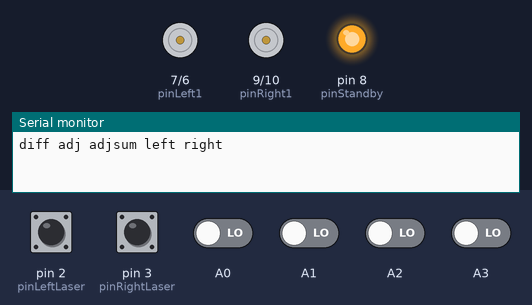
Recording of a sketch running on a simulated Arduino Uno, built with avr-gcc and run on an emulated ATmega328P. Shown: motor-driver pin pairs drawn as motors (green arrow = first pin HIGH = forward, orange = second pin HIGH = backward, longer = more drive, scaled by the enable pin, stopped while the standby pin is LOW), output pins drawn as LEDs (lit = HIGH), the last lines printed to the serial monitor. Inputs (shaded band) come from the test bench; at power-on: A0–3, pin 2 (pinLeftLaser), pin 3 (pinRightLaser) LOW.

Above: at 1.2 s.
1.3 s: A0 driven HIGH
At 2.0 s:
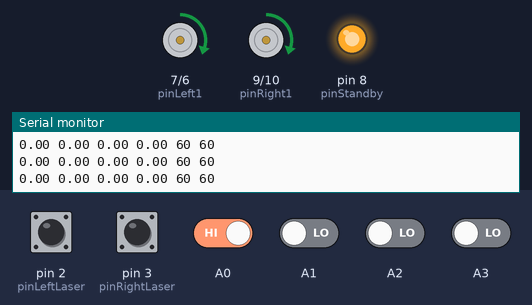
2.8 s: A1 driven HIGH
At 3.7 s:
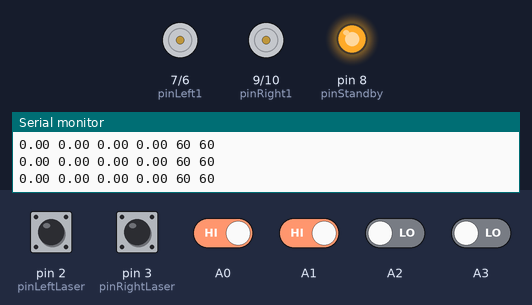
4.4 s: A0 driven LOW
At 5.5 s:
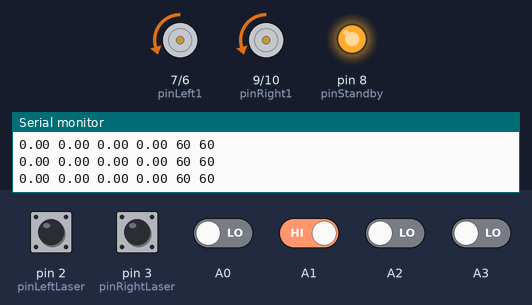
5.9 s: A1 driven LOW
At 7.2 s:
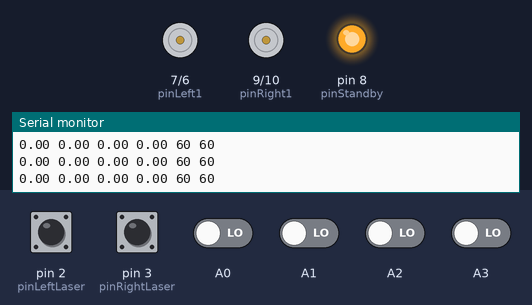
7.5 s: A2 driven HIGH
At 7.9 s:
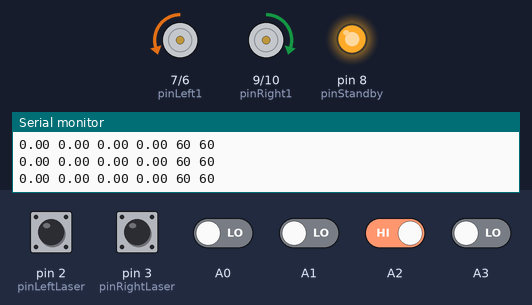
9.0 s: A2 driven LOW
At 9.6 s:
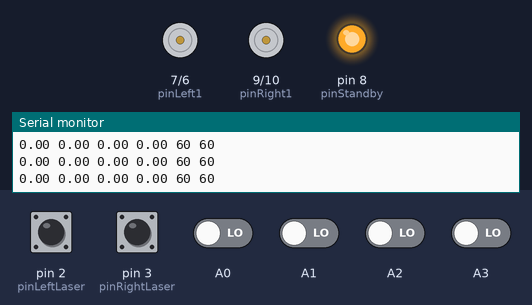
Timing chart, 0 to 11.6 s (numbered marks = the images above; inputs shaded):
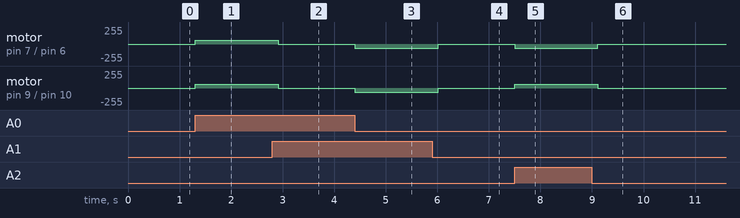

The sketch:

pie.ino
```cpp
#include <PID_v1.h>

// pins
const byte pinLeftLaser = 2;
const byte pinRightLaser = 3;

const byte pinLeftPWM = 5;
const byte pinLeft2 = 6;
const byte pinLeft1 = 7;
const byte pinStandby = 8;
const byte pinRight1 = 9;
const byte pinRight2 = 10;
const byte pinRightPWM = 11;

// defaults
const double dDelay = 200;
const byte countStep = 40;
const int defaultPWM = 60;
const double defaultSpeed = 50;

// global variables
int lCounter = 0;
int rCounter = 0;
unsigned long lTimePoints[countStep] = {0};
unsigned long rTimePoints[countStep] = {0};
double lSpeed;
double rSpeed;
double lrPWMAdjSum = 0;
double speedPWMAdjSum = 0;
int leftPWM = 0;
int rightPWM = 0;
double lrSetpoint, speedSetpoint, speedDiff, speedAvg, lrPWMAdj, speedPWMAdj;
PID lrPID(&speedDiff, &lrPWMAdj, &lrSetpoint, 0.025, 0.00, 0.00, DIRECT);
PID speedPID(&speedAvg, &speedPWMAdj, &speedSetpoint, 0.05, 0, 0, DIRECT);

void lCount() {
  unsigned long now = millis();
  lTimePoints[lCounter % countStep] = now;
  unsigned long last = lTimePoints[(lCounter+1) % countStep];
  if (last != 0) {
    lSpeed = countStep * (1000 / double(now - last));
  }
  /* Serial.println(lSpeed); */

  lCounter++;
}

void rCount() {
  unsigned long now = millis();
  rTimePoints[rCounter % countStep] = now;
  unsigned long last = rTimePoints[(rCounter+1) % countStep];
  if (last != 0) {
    rSpeed = countStep * (1000 / double(now - last));
  }
  /* Serial.println(rSpeed); */

  rCounter++;
}

void computePIDInput() {
  speedDiff = lSpeed - rSpeed;
  speedAvg = (lSpeed + rSpeed) / 2;
}

void reset() {
  lCounter = 0;
  rCounter = 0;
  leftPWM = defaultPWM;
  rightPWM = defaultPWM;
  lSpeed = defaultSpeed;
  rSpeed = defaultSpeed;
  for (int i = 0; i < countStep; i++) {
    lTimePoints[i] = 0;
  }
  for (int i = 0; i < countStep; i++) {
    rTimePoints[i] = 0;
  }

  lrSetpoint = 0;
  lrPID.SetMode(MANUAL);
  lrPID.SetMode(AUTOMATIC);

  speedSetpoint = defaultSpeed;
  speedPID.SetMode(MANUAL);
  speedPID.SetMode(AUTOMATIC);
}

void updatePWM() {
  computePIDInput();
  Serial.print(speedDiff);
  /*
   * Serial.print(" ");
   * Serial.print(speedAvg);
   */

  lrPID.Compute();
  Serial.print(" ");
  Serial.print(lrPWMAdj);
  lrPWMAdjSum += lrPWMAdj;
  Serial.print(" ");
  Serial.print(lrPWMAdjSum);

  speedPID.Compute();
  Serial.print(" ");
  Serial.print(speedPWMAdj);
  speedPWMAdjSum += speedPWMAdj;

  leftPWM = constrain(defaultPWM+int(lrPWMAdjSum)+int(speedPWMAdjSum), 0, 255);
  Serial.print(" ");
  Serial.print(leftPWM);

  rightPWM = constrain(defaultPWM-int(lrPWMAdjSum)+int(speedPWMAdjSum), 0, 255);
  Serial.print(" ");
  Serial.println(rightPWM);

  analogWrite(pinLeftPWM, leftPWM);
  analogWrite(pinRightPWM, rightPWM);

  delay(dDelay);
}

void forward() {
  digitalWrite(pinLeft1, HIGH);
  digitalWrite(pinLeft2, LOW);
  digitalWrite(pinRight1, HIGH);
  digitalWrite(pinRight2, LOW);

  updatePWM();
}

void backward() {
  digitalWrite(pinLeft1, LOW);
  digitalWrite(pinLeft2, HIGH);
  digitalWrite(pinRight1, LOW);
  digitalWrite(pinRight2, HIGH);

  updatePWM();
}

void turnLeft() {
  digitalWrite(pinLeft1, LOW);
  digitalWrite(pinLeft2, HIGH);
  digitalWrite(pinRight1, HIGH);
  digitalWrite(pinRight2, LOW);

  updatePWM();
}

void turnRight() {
  digitalWrite(pinLeft1, HIGH);
  digitalWrite(pinLeft2, LOW);
  digitalWrite(pinRight1, LOW);
  digitalWrite(pinRight2, HIGH);

  updatePWM();
}

void stop() {
  digitalWrite(pinLeft1, LOW);
  digitalWrite(pinLeft2, LOW);
  digitalWrite(pinRight1, LOW);
  digitalWrite(pinRight2, LOW);
}

void setup() {
  Serial.begin(9600);
  Serial.println("diff adj adjsum left right");

  // put your setup code here, to run once:
  pinMode(pinStandby, OUTPUT);
  pinMode(pinLeft1, OUTPUT);
  pinMode(pinLeft2, OUTPUT);
  pinMode(pinRight1, OUTPUT);
  pinMode(pinRight2, OUTPUT);
  pinMode(pinLeftPWM, OUTPUT);
  pinMode(pinRightPWM, OUTPUT);
  pinMode(A0, INPUT);
  pinMode(A1, INPUT);

  pinMode(pinLeftLaser, INPUT);
  pinMode(pinRightLaser, INPUT);

  digitalWrite(pinStandby, HIGH);

  attachInterrupt(digitalPinToInterrupt(pinLeftLaser), lCount, CHANGE);
  attachInterrupt(digitalPinToInterrupt(pinRightLaser), rCount, CHANGE);

  analogWrite(pinLeftPWM, leftPWM);
  analogWrite(pinRightPWM, rightPWM);


  //turn the PID on
  lrPID.SetOutputLimits(-255, 255);
  lrPID.SetMode(AUTOMATIC);
  lrPID.SetSampleTime(dDelay);

  speedPID.SetOutputLimits(-255, 255);
  speedPID.SetMode(AUTOMATIC);
  speedPID.SetSampleTime(dDelay);

  stop();
  reset();
}

void loop() {
  int outA0 = digitalRead(A0);
  int outA1 = digitalRead(A1);
  int outA2 = digitalRead(A2);
  int outA3 = digitalRead(A3);

  // forward
  if (outA0 == HIGH && outA1 == LOW && outA2 == LOW && outA3 == LOW) {
    forward();
  } else if (outA0 == LOW && outA1 == HIGH && outA2 == LOW && outA3 == LOW) {
    backward();
  } else if (outA0 == LOW && outA1 == LOW && outA2 == HIGH && outA3 == LOW) {
    turnLeft();
  } else if (outA0 == LOW && outA1 == LOW && outA2 == LOW && outA3 == HIGH) {
    turnRight();
  } else {
    stop();
    reset();
  }
}
```

Measured:
- after the input at 1.3 s, motor on pin 7 (pinLeft1) / pin 6 (pinLeft2), motor on pin 9 (pinRight1) / pin 10 (pinRight2): stopped → forward 60/255 at once
- after the input at 2.8 s, motor on pin 7 (pinLeft1) / pin 6 (pinLeft2), motor on pin 9 (pinRight1) / pin 10 (pinRight2): forward 60/255 → stopped after 0.12 s
- after the input at 4.4 s, motor on pin 7 (pinLeft1) / pin 6 (pinLeft2), motor on pin 9 (pinRight1) / pin 10 (pinRight2): stopped → backward 60/255 at once
- after the input at 5.9 s, motor on pin 7 (pinLeft1) / pin 6 (pinLeft2), motor on pin 9 (pinRight1) / pin 10 (pinRight2): backward 60/255 → stopped after 0.12 s
- after the input at 7.5 s, motor on pin 7 (pinLeft1) / pin 6 (pinLeft2): stopped → backward 60/255 at once; motor on pin 9 (pinRight1) / pin 10 (pinRight2): stopped → forward 60/255 at once
- after the input at 9.0 s, motor on pin 7 (pinLeft1) / pin 6 (pinLeft2): backward 60/255 → stopped after 0.12 s; motor on pin 9 (pinRight1) / pin 10 (pinRight2): forward 60/255 → stopped after 0.12 s
